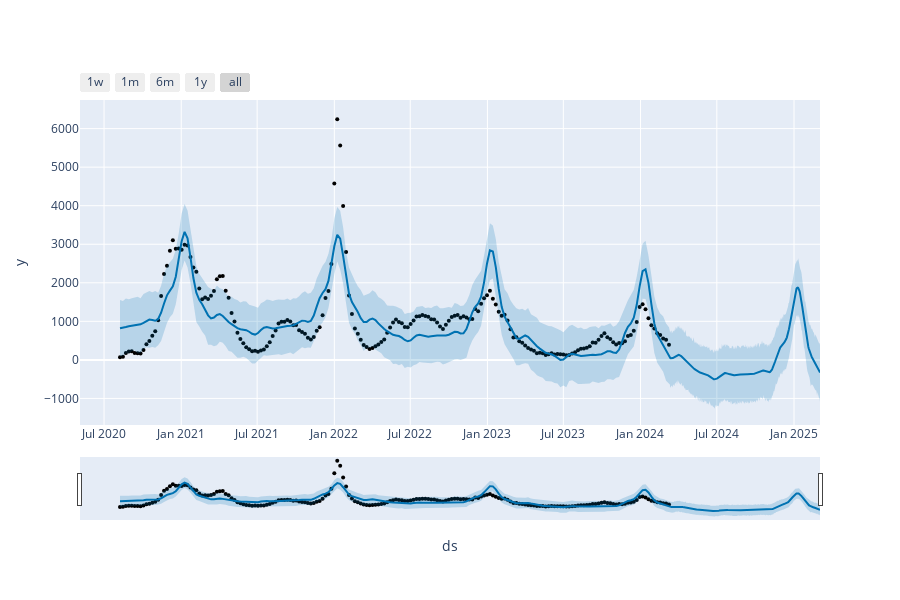

Notebook code for this chart:
### Code cell
ph_case = case[['dt', 'weekly_case']].rename(columns={'dt':'ds', 'weekly_case':'y'})

m = Prophet()
m.fit(ph_case)

future = m.make_future_dataframe(periods=360)

forecast = m.predict(future)
forecast[['ds', 'yhat', 'yhat_lower', 'yhat_upper']].tail()

plot_plotly(m, forecast)

### Figure 1 — Plotly figure (JSON) as saved in the notebook; plotly's stock layout.template omitted (floating-point values rounded to 4 significant figures; data arrays with more than 128 entries replaced by an {"elided": "..."} marker saying what was removed)
{"data": [{"marker": {"color": "black", "size": 4}, "mode": "markers", "name": "Actual", "type": "scatter", "x": {"elided": "188 str values"}, "y": {"elided": "188 int values"}}, {"hoverinfo": "skip", "line": {"width": 0}, "mode": "lines", "type": "scatter", "x": {"elided": "548 str values"}, "y": {"elided": "548 float values"}}, {"fill": "tonexty", "fillcolor": "rgba(0, 114, 178, 0.2)", "line": {"color": "#0072B2", "width": 2}, "mode": "lines", "name": "Predicted", "type": "scatter", "x": {"elided": "548 str values"}, "y": {"elided": "548 float values"}}, {"fill": "tonexty", "fillcolor": "rgba(0, 114, 178, 0.2)", "hoverinfo": "skip", "line": {"width": 0}, "mode": "lines", "type": "scatter", "x": {"elided": "548 str values"}, "y": {"elided": "548 float values"}}], "layout": {"height": 600, "showlegend": false, "width": 900, "xaxis": {"autorange": true, "range": ["2020-05-04 15:05:08.5714", "2025-03-04"], "rangeselector": {"buttons": [{"count": 7, "label": "1w", "step": "day", "stepmode": "backward"}, {"count": 1, "label": "1m", "step": "month", "stepmode": "backward"}, {"count": 6, "label": "6m", "step": "month", "stepmode": "backward"}, {"count": 1, "label": "1y", "step": "year", "stepmode": "backward"}, {"step": "all"}]}, "rangeslider": {"autorange": true, "range": ["2020-05-04 15:05:08.5714", "2025-03-04"], "visible": true, "yaxis": {"_template": null, "rangemode": "match"}}, "title": {"text": "ds"}, "type": "date"}, "yaxis": {"autorange": true, "range": [-1689.0, 6742.0], "title": {"text": "y"}, "type": "linear"}}}
